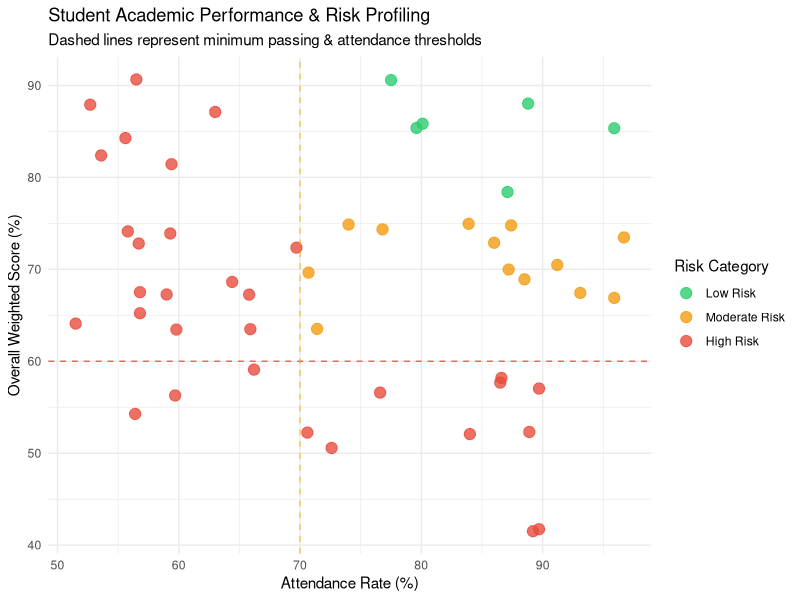

Write R code to recreate this figure.
# ==============================================================================
# Student Academic Performance & Risk Analytics System
# Description: Ingests student performance indicators, calculates weighted averages,
#              evaluates attendance thresholds, and assigns risk levels.
# ==============================================================================

# 1. Load Required Libraries
if (!require("ggplot2")) install.packages("ggplot2")
library(ggplot2)

# 2. Simulate Student Dataset
set.seed(42) # Ensure reproducible data generation

n_students <- 50
student_ids <- sprintf("STU-%03d", 1:n_students)

students_df <- data.frame(
  student_id   = student_ids,
  quiz_score   = round(runif(n_students, min = 40, max = 100), 1),
  midterm_score= round(runif(n_students, min = 35, max = 100), 1),
  final_score  = round(runif(n_students, min = 30, max = 100), 1),
  attendance   = round(runif(n_students, min = 50, max = 100), 1)
)

# 3. Core Analytics Engine: Calculate Weighted Performance
# Weights: Quizzes 20%, Midterm 30%, Final Exam 50%
students_df$overall_score <- (students_df$quiz_score * 0.20) +
  (students_df$midterm_score * 0.30) +
  (students_df$final_score * 0.50)

# 4. Risk Assessment Logic: Categorize Academic Risk
# High Risk: Overall Score < 60 OR Attendance < 70%
# Moderate Risk: Overall Score between 60 and 75
# Low Risk: Overall Score >= 75 AND Attendance >= 70%

students_df$risk_level <- ifelse(
  students_df$overall_score < 60 | students_df$attendance < 70, "High Risk",
  ifelse(students_df$overall_score < 75, "Moderate Risk", "Low Risk")
)

students_df$risk_level <- factor(students_df$risk_level, 
                                 levels = c("Low Risk", "Moderate Risk", "High Risk"))

# 5. Summary Insights & Reporting
cat("====================================================\n")
cat("      STUDENT RISK ANALYTICS SUMMARY REPORT         \n")
cat("====================================================\n\n")

cat("Total Students Analyzed:", nrow(students_df), "\n")
cat("Class Average Score:     ", round(mean(students_df$overall_score), 2), "%\n")
cat("Average Attendance:      ", round(mean(students_df$attendance), 2), "%\n\n")

cat("Risk Level Distribution:\n")
print(table(students_df$risk_level))

cat("\n--- High Risk Students Requiring Immediate Intervention ---\n")
high_risk_list <- subset(students_df, risk_level == "High Risk", 
                         select = c(student_id, overall_score, attendance))
print(head(high_risk_list, 10))

# 6. Visualization: Academic Performance vs. Attendance by Risk Profile
p <- ggplot(students_df, aes(x = attendance, y = overall_score, color = risk_level)) +
  geom_point(size = 3.5, alpha = 0.8) +
  geom_hline(yintercept = 60, linetype = "dashed", color = "red", alpha = 0.6) +
  geom_vline(xintercept = 70, linetype = "dashed", color = "orange", alpha = 0.6) +
  scale_color_manual(values = c("Low Risk" = "#2ecc71", 
                                "Moderate Risk" = "#f39c12", 
                                "High Risk" = "#e74c3c")) +
  labs(
    title = "Student Academic Performance & Risk Profiling",
    subtitle = "Dashed lines represent minimum passing & attendance thresholds",
    x = "Attendance Rate (%)",
    y = "Overall Weighted Score (%)",
    color = "Risk Category"
  ) +
  theme_minimal()

print(p)
